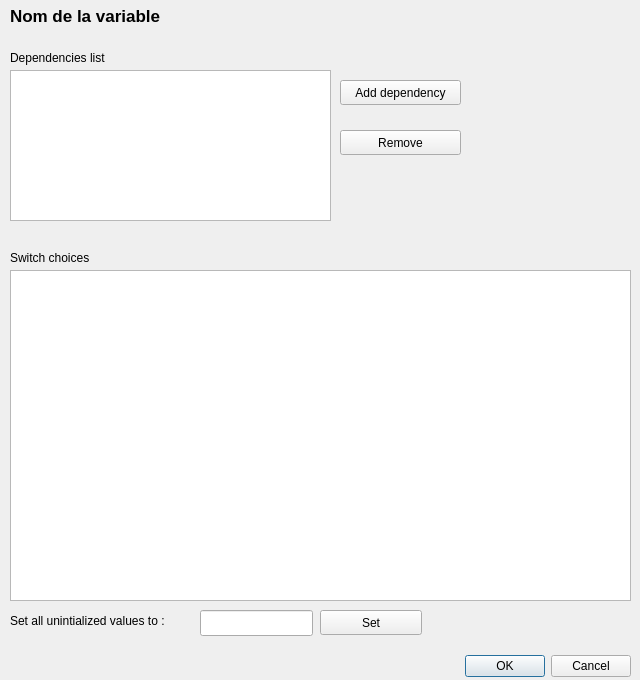
<?xml version="1.0" encoding="UTF-8"?>
<ui version="4.0">
    <class>Dialog</class>
    <widget class="QDialog" name="Dialog">
        <property name="geometry">
            <rect>
                <x>0</x>
                <y>0</y>
                <width>640</width>
                <height>680</height>
            </rect>
        </property>
        <property name="windowTitle">
            <string>Dialog</string>
        </property>
        <widget class="QDialogButtonBox" name="buttonBox">
            <property name="geometry">
                <rect>
                    <x>10</x>
                    <y>650</y>
                    <width>621</width>
                    <height>32</height>
                </rect>
            </property>
            <property name="orientation">
                <enum>Qt::Horizontal</enum>
            </property>
            <property name="standardButtons">
                <set>QDialogButtonBox::Cancel|QDialogButtonBox::Ok</set>
            </property>
        </widget>
        <widget class="QLabel" name="label">
            <property name="geometry">
                <rect>
                    <x>10</x>
                    <y>0</y>
                    <width>461</width>
                    <height>31</height>
                </rect>
            </property>
            <property name="font">
                <font>
                    <pointsize>13</pointsize>
                    <weight>75</weight>
                    <italic>false</italic>
                    <bold>true</bold>
                </font>
            </property>
            <property name="text">
                <string>Nom de la variable</string>
            </property>
        </widget>
        <widget class="QTableView" name="tableView">
            <property name="geometry">
                <rect>
                    <x>10</x>
                    <y>70</y>
                    <width>321</width>
                    <height>151</height>
                </rect>
            </property>
        </widget>
        <widget class="QPushButton" name="pushButton">
            <property name="geometry">
                <rect>
                    <x>340</x>
                    <y>80</y>
                    <width>121</width>
                    <height>25</height>
                </rect>
            </property>
            <property name="text">
                <string>Add dependency</string>
            </property>
        </widget>
        <widget class="QPushButton" name="pushButton_2">
            <property name="geometry">
                <rect>
                    <x>340</x>
                    <y>130</y>
                    <width>121</width>
                    <height>25</height>
                </rect>
            </property>
            <property name="text">
                <string>Remove</string>
            </property>
        </widget>
        <widget class="QColumnView" name="columnView">
            <property name="geometry">
                <rect>
                    <x>10</x>
                    <y>270</y>
                    <width>621</width>
                    <height>331</height>
                </rect>
            </property>
        </widget>
        <widget class="QLabel" name="label_2">
            <property name="geometry">
                <rect>
                    <x>10</x>
                    <y>50</y>
                    <width>231</width>
                    <height>16</height>
                </rect>
            </property>
            <property name="text">
                <string>Dependencies list</string>
            </property>
        </widget>
        <widget class="QLabel" name="label_3">
            <property name="geometry">
                <rect>
                    <x>10</x>
                    <y>250</y>
                    <width>121</width>
                    <height>16</height>
                </rect>
            </property>
            <property name="text">
                <string>Switch choices</string>
            </property>
        </widget>
        <widget class="QLineEdit" name="lineEdit">
            <property name="geometry">
                <rect>
                    <x>200</x>
                    <y>610</y>
                    <width>113</width>
                    <height>26</height>
                </rect>
            </property>
        </widget>
        <widget class="QLabel" name="label_4">
            <property name="geometry">
                <rect>
                    <x>10</x>
                    <y>610</y>
                    <width>191</width>
                    <height>21</height>
                </rect>
            </property>
            <property name="text">
                <string>Set all unintialized values to :</string>
            </property>
        </widget>
        <widget class="QPushButton" name="pushButton_3">
            <property name="geometry">
                <rect>
                    <x>320</x>
                    <y>610</y>
                    <width>102</width>
                    <height>25</height>
                </rect>
            </property>
            <property name="text">
                <string>Set</string>
            </property>
        </widget>
    </widget>
    <resources/>
    <connections>
        <connection>
            <sender>buttonBox</sender>
            <signal>accepted()</signal>
            <receiver>Dialog</receiver>
            <slot>accept()</slot>
            <hints>
                <hint type="sourcelabel">
                    <x>248</x>
                    <y>254</y>
                </hint>
                <hint type="destinationlabel">
                    <x>157</x>
                    <y>274</y>
                </hint>
            </hints>
        </connection>
        <connection>
            <sender>buttonBox</sender>
            <signal>rejected()</signal>
            <receiver>Dialog</receiver>
            <slot>reject()</slot>
            <hints>
                <hint type="sourcelabel">
                    <x>316</x>
                    <y>260</y>
                </hint>
                <hint type="destinationlabel">
                    <x>286</x>
                    <y>274</y>
                </hint>
            </hints>
        </connection>
    </connections>
</ui>
